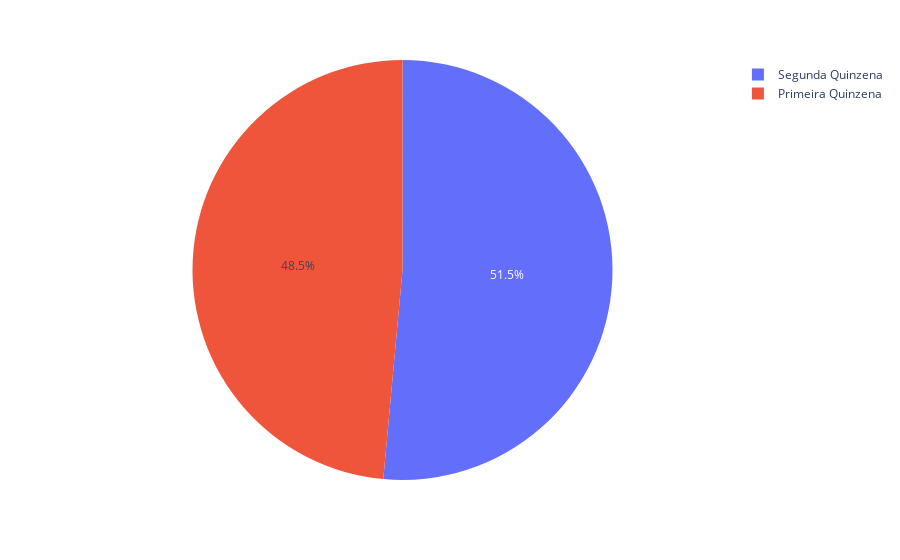

Write notebook code for a chart like this one.
### Code cell
labels = data['day'].value_counts().index
values = data['day'].value_counts().values

fig = px.pie(data, values= values, names= labels)
fig.update_traces(textposition='inside')
fig.update_layout(uniformtext_minsize=12, uniformtext_mode='show')
fig.show()

### Figure 1 — Plotly figure (JSON) as saved in the notebook; plotly's stock layout.template omitted (floating-point values rounded to 4 significant figures)
{"data": [{"domain": {"x": [0, 1], "y": [0, 1]}, "hovertemplate": "label=%{label}<br>value=%{value}<extra></extra>", "labels": ["Segunda Quinzena", "Primeira Quinzena"], "legendgroup": "", "name": "", "showlegend": true, "textposition": "inside", "type": "pie", "values": [23254, 21936]}], "layout": {"legend": {"tracegroupgap": 0}, "margin": {"t": 60}, "uniformtext": {"minsize": 12, "mode": "show"}}}
